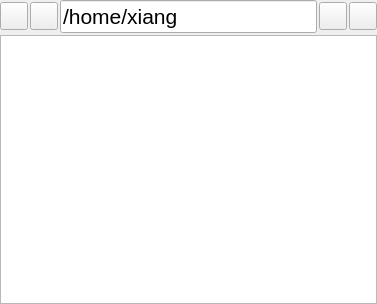
<?xml version="1.0" encoding="UTF-8"?>
<ui version="4.0">
 <class>FileBrowserController</class>
 <widget class="QWidget" name="FileBrowserController">
  <property name="geometry">
   <rect>
    <x>0</x>
    <y>0</y>
    <width>377</width>
    <height>304</height>
   </rect>
  </property>
  <property name="windowTitle">
   <string notr="true"/>
  </property>
  <layout class="QVBoxLayout" name="verticalLayout">
   <property name="spacing">
    <number>2</number>
   </property>
   <property name="leftMargin">
    <number>0</number>
   </property>
   <property name="topMargin">
    <number>0</number>
   </property>
   <property name="rightMargin">
    <number>0</number>
   </property>
   <property name="bottomMargin">
    <number>0</number>
   </property>
   <item>
    <widget class="QWidget" name="directory_controller_container" native="true">
     <layout class="QHBoxLayout" name="horizontalLayout_6">
      <property name="spacing">
       <number>2</number>
      </property>
      <property name="leftMargin">
       <number>0</number>
      </property>
      <property name="topMargin">
       <number>0</number>
      </property>
      <property name="rightMargin">
       <number>0</number>
      </property>
      <property name="bottomMargin">
       <number>0</number>
      </property>
      <item>
       <widget class="QPushButton" name="cdup">
        <property name="minimumSize">
         <size>
          <width>28</width>
          <height>28</height>
         </size>
        </property>
        <property name="maximumSize">
         <size>
          <width>28</width>
          <height>28</height>
         </size>
        </property>
        <property name="styleSheet">
         <string notr="true"/>
        </property>
        <property name="text">
         <string/>
        </property>
        <property name="icon">
         <iconset resource="../resources/glsrcs.qrc">
          <normaloff>:/icons/angle-left.svg</normaloff>:/icons/angle-left.svg</iconset>
        </property>
        <property name="iconSize">
         <size>
          <width>16</width>
          <height>16</height>
         </size>
        </property>
       </widget>
      </item>
      <item>
       <widget class="QPushButton" name="cdnext">
        <property name="minimumSize">
         <size>
          <width>28</width>
          <height>28</height>
         </size>
        </property>
        <property name="maximumSize">
         <size>
          <width>28</width>
          <height>28</height>
         </size>
        </property>
        <property name="text">
         <string/>
        </property>
        <property name="icon">
         <iconset resource="../resources/glsrcs.qrc">
          <normaloff>:/icons/angle-right.svg</normaloff>:/icons/angle-right.svg</iconset>
        </property>
        <property name="iconSize">
         <size>
          <width>16</width>
          <height>16</height>
         </size>
        </property>
       </widget>
      </item>
      <item>
       <widget class="QLineEdit" name="address_line">
        <property name="font">
         <font>
          <pointsize>16</pointsize>
         </font>
        </property>
        <property name="text">
         <string notr="true">/home/xiang</string>
        </property>
       </widget>
      </item>
      <item>
       <widget class="QPushButton" name="address_confirm">
        <property name="minimumSize">
         <size>
          <width>28</width>
          <height>28</height>
         </size>
        </property>
        <property name="maximumSize">
         <size>
          <width>28</width>
          <height>28</height>
         </size>
        </property>
        <property name="text">
         <string/>
        </property>
        <property name="icon">
         <iconset resource="../resources/glsrcs.qrc">
          <normaloff>:/icons/arrow-right.svg</normaloff>:/icons/arrow-right.svg</iconset>
        </property>
        <property name="iconSize">
         <size>
          <width>16</width>
          <height>16</height>
         </size>
        </property>
       </widget>
      </item>
      <item>
       <widget class="QPushButton" name="search">
        <property name="minimumSize">
         <size>
          <width>28</width>
          <height>28</height>
         </size>
        </property>
        <property name="maximumSize">
         <size>
          <width>28</width>
          <height>28</height>
         </size>
        </property>
        <property name="text">
         <string/>
        </property>
        <property name="icon">
         <iconset resource="../resources/glsrcs.qrc">
          <normaloff>:/icons/search.svg</normaloff>:/icons/search.svg</iconset>
        </property>
        <property name="iconSize">
         <size>
          <width>16</width>
          <height>16</height>
         </size>
        </property>
       </widget>
      </item>
     </layout>
    </widget>
   </item>
   <item>
    <widget class="QTreeView" name="file_browser_treeview">
     <property name="contextMenuPolicy">
      <enum>Qt::ContextMenuPolicy::CustomContextMenu</enum>
     </property>
    </widget>
   </item>
  </layout>
 </widget>
 <resources>
  <include location="../resources/glsrcs.qrc"/>
 </resources>
 <connections/>
</ui>
